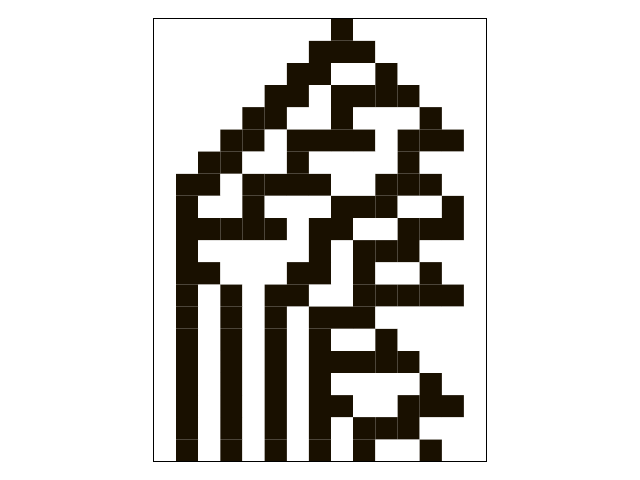

Source code (Python):
import subprocess
import matplotlib
import numpy as np
import matplotlib.pyplot as plt
import matplotlib.animation as animation

from miros import Event
from miros import signals
from miros import HsmWithQueues
from miros import return_status

import math
import pathlib
from collections import deque
from collections import namedtuple

import csv
from functools import reduce
import os
import re

from scipy import fft

White   = 0.1
Default = 0.5
Black   = 0.9

class NCache:

  Bottom_Width = 4
  Spec = namedtuple('Spec', ['width', 'angle_degrees'])

  def __init__(self):
    '''Used to store and describe the characteristics of rule30 within walls

    **Returns**:
       (Ncache): This object

    **Example(s)**:

      nc = NCache()
      csv_filename, movie_filename = nc.build_cache_csv(WallLeftBlackRightBlack,
          start_at=4, upto=200)
      nc.plot_csv(csv_filename)

    '''
    def by_angle(spec):
      return spec.angle_degrees

    def by_width(spec):
      return spec.width

    self.by_angle = by_angle
    self.by_width = by_width
    self._lookup = {}
    self._lookup[4] = 73.7
    self._lookup[5] = 55.3
    self._lookup[6] = 65.3
    self._lookup[7] = 28.2
    self._lookup[8] = 35.2
    self._lookup[9] = 35.5
    self._lookup[10] = 35.7
    self._lookup[11] = 44.4
    self._lookup[12] = 36.0
    self._lookup[13] = 27.7
    self._lookup[14] = 30.2
    self._lookup[15] = 39.2
    self._lookup[16] = 34.0
    self._lookup[17] = 35.3
    self._lookup[18] = 27.7
    self._lookup[19] = 27.5
    self._lookup[20] = 21.9
    self._lookup[21] = 23.1
    self._lookup[22] = 24.0
    self._lookup[23] = 27.7
    self._lookup[24] = 27.5
    self._lookup[25] = 26.9
    self._lookup[26] = 24.7
    self._lookup[27] = 27.0
    self._lookup[28] = 28.7
    self._lookup[29] = 26.4
    self._lookup[30] = 21.9
    self._lookup[31] = 28.5
    self._lookup[32] = 37.7
    self._lookup[33] = 37.7
    self._lookup[34] = 26.9
    self._lookup[35] = 21.9
    self._lookup[36] = 23.6
    self._lookup[37] = 25.7
    self._lookup[38] = 25.4
    self._lookup[39] = 25.3
    self._lookup[40] = 26.6
    self._lookup[41] = 23.6
    self._lookup[42] = 28.5
    self._lookup[43] = 25.1
    self._lookup[44] = 21.0
    self._lookup[45] = 22.8
    self._lookup[46] = 23.6
    self._lookup[47] = 24.4
    self._lookup[48] = 23.6
    self._lookup[49] = 27.2
    self._lookup[50] = 19.6
    self._lookup[51] = 26.4
    self._lookup[52] = 27.4
    self._lookup[53] = 26.2
    self._lookup[54] = 29.9
    self._lookup[55] = 23.7
    self._lookup[56] = 23.6
    self._lookup[57] = 24.4
    self._lookup[58] = 26.6
    self._lookup[59] = 25.8
    self._lookup[60] = 25.2
    self._lookup[61] = 24.2
    self._lookup[62] = 26.9
    self._lookup[63] = 25.8
    self._lookup[64] = 25.1
    self._lookup[65] = 26.0
    self._lookup[66] = 20.6
    self._lookup[67] = 25.3
    self._lookup[68] = 23.3
    self._lookup[69] = 24.7
    self._lookup[70] = 24.4
    self._lookup[71] = 24.5
    self._lookup[72] = 26.7
    self._lookup[73] = 25.0
    self._lookup[74] = 20.2
    self._lookup[75] = 22.2
    self._lookup[76] = 23.9
    self._lookup[77] = 22.4
    self._lookup[78] = 27.7
    self._lookup[79] = 24.2
    self._lookup[80] = 22.9
    self._lookup[81] = 23.6
    self._lookup[82] = 23.0
    self._lookup[83] = 19.1
    self._lookup[84] = 19.9
    self._lookup[85] = 21.0
    self._lookup[86] = 20.0
    self._lookup[87] = 26.2
    self._lookup[88] = 27.7
    self._lookup[89] = 23.8
    self._lookup[90] = 23.1
    self._lookup[91] = 25.2
    self._lookup[92] = 22.5
    self._lookup[93] = 22.8
    self._lookup[94] = 26.4
    self._lookup[95] = 20.7
    self._lookup[96] = 20.8
    self._lookup[97] = 20.1
    self._lookup[98] = 22.6
    self._lookup[99] = 21.3
    self._lookup[100] = 23.4
    self._lookup[100] = 23.4
    self._lookup[101] = 21.5
    self._lookup[102] = 21.7
    self._lookup[103] = 23.1
    self._lookup[104] = 23.0
    self._lookup[105] = 22.4
    self._lookup[106] = 24.7
    self._lookup[107] = 21.4
    self._lookup[108] = 22.1
    self._lookup[109] = 21.7
    self._lookup[109] = 21.7
    self._lookup[110] = 25.3
    self._lookup[111] = 24.0
    self._lookup[112] = 25.6
    self._lookup[113] = 23.6
    self._lookup[114] = 24.8
    self._lookup[115] = 23.3
    self._lookup[116] = 23.6
    self._lookup[117] = 24.9
    self._lookup[118] = 22.6
    self._lookup[119] = 21.4
    self._lookup[120] = 21.1
    self._lookup[121] = 21.5
    self._lookup[122] = 25.2
    self._lookup[123] = 24.7
    self._lookup[124] = 23.0
    self._lookup[125] = 23.1
    self._lookup[126] = 24.2
    self._lookup[127] = 20.4
    self._lookup[128] = 21.3
    self._lookup[129] = 22.1
    self._lookup[130] = 21.6
    self._lookup[131] = 22.8
    self._lookup[132] = 23.0
    self._lookup[133] = 25.0
    self._lookup[134] = 23.9
    self._lookup[135] = 22.6
    self._lookup[136] = 23.4
    self._lookup[137] = 20.7
    self._lookup[138] = 21.7
    self._lookup[139] = 22.2
    self._lookup[140] = 22.0
    self._lookup[141] = 23.1
    self._lookup[142] = 23.0
    self._lookup[143] = 21.8
    self._lookup[144] = 22.2
    self._lookup[145] = 22.1
    self._lookup[146] = 24.4
    self._lookup[147] = 22.5

    
  def get_angle(self, cells_per_generation):
    '''Get the angle of the n-phenomenon for a rule 30 automata held between
    white walls.


    **Note**:
       The angle only applies to rule 30 between white walls

    **Args**:
       | ``cells_per_generation`` (int): how wide is your graphing paper

    **Returns**:
       (float): The observed angle of n-phenomenon for this width of graphing
       paper

    **Example(s)**:


    '''
    
    result = None


    if cells_per_generation in self._lookup:
      result = self._lookup[cells_per_generation]
    elif cells_per_generation < NCache.Bottom_Width:
      result = None
    else:
      def do_sum(x1, x2):
        return x1+x2
      result = reduce(do_sum, self.widest()[15])/15
    return result

  def slowest_n_phenom(self):
    fastest = sorted(
      [NCache.Spec(k,v) for (k,v) in self._lookup.items()],
      key=self.by_angle
    )
    return fastest

  def slowest_n_phenom(self):
    slowest = sorted(
      [NCache.Spec(k,v) for (k,v) in self._lookup.items()],
      key=self.by_angle,
      reverse=True
    )
    return slowest

  def widest(self):
    w = sorted(
      [NCache.Spec(k,v) for (k,v) in self._lookup.items()],
      key=self.by_width,
      reverse=True
    )
    return w

  def thinnest(self):
    w = sorted(
      [NCache.Spec(k,v) for (k,v) in self._lookup.items()],
      key=self.by_width,
    )
    return w

  def build_cache_csv(self, wall_cls, start_at, upto):

    m = re.search(r"(Wall.+)'", str(wall_cls))
    if m: 
      file_start = "rule{}".format(
        re.sub(r'([A-Z]+)', r'_\1', m.group(1)).lower())
    basename = '{}_{}_to_{}'.format(file_start, start_at, upto)
    csv_filename = '{}.csv'.format(basename)
    png_filename = '{}_'.format(basename)

    with open(csv_filename, 'w') as fh:
      writer = csv.writer(fh)
      writer.writerows([['width', 'angle_in_degrees']])

    generations = 50
    width = start_at
    while width < upto:
      filename = "{}{}".format(png_filename, width)
      automata = OneDCellularAutomataWithAngleDiscovery(
        generations=generations,
        machine_cls=Rule30,
        wall_cls=wall_cls,
        cells_per_generation=width
        )
      eco = Canvas(automata)
      eco.save('{}.png'.format(filename), dpi=300)
      angle_degrees = automata.n_angle
      #cmd = 'cmd.exe /C {} &'.format('{}.png'.format(filename))
      #subprocess.Popen(cmd, shell=True)

      if wall_cls == WallLeftWhiteRightWhite or wall_cls == WallLeftBlackRightWhite \
          and (automata.cells_per_generation - len(automata.n_mask) >= 2):
        generations += 50
      elif wall_cls == WallLeftWhiteRightBlack or wall_cls == WallLeftBlackRightBlack \
          and (automata.cells_per_generation - len(automata.n_mask) >= 4):
        generations += 50
      else:
        with open(csv_filename, 'a') as fh:
          writer = csv.writer(fh)
          writer.writerows([[str(width), "{0:0.1f}".format(angle_degrees)]])
        width += 1
        eco.close()
    movie_filename = "{}.mp4".format(png_filename)
    os.system("ffmpeg -f image2 -r 1 -i ./{}\%01d.png -vcodec mpeg4 -y ./{}".format(png_filename, movie_filename))
    return csv_filename, movie_filename

  def plot_csv(self, csv_filename):
    x = []
    y = []
    with open(csv_filename, 'r') as csvfile:
      plots = csv.reader(csvfile, delimiter=',')
      for row in plots:
        try:
          x.append(int(row[0]))
          y.append(float(row[1]))
        except:
          pass
    plt.plot(x, y, label='cells versus angle')
    plt.xlabel('cells per generation')
    plt.ylabel('angle of n phenomenon [degrees]')
    plt.savefig('cells_per_generation_vrs_angle_of_n_phenomenon.svg')
    plt.savefig('cells_per_generation_vrs_angle_of_n_phenomenon.pdf')
    plt.close()

    
class Wall(HsmWithQueues):

  def __init__(self, name='wall'):
    super().__init__(name)
    self.color = None

  def color_number(self):
    return Black if self.color == 'black' else White

def fake_white(wall, e):
  status = return_status.UNHANDLED

  if(e.signal == signals.ENTRY_SIGNAL):
    wall.color = 'white'
    status = return_status.HANDLED
  elif(e.signal == signals.Next):
    status = return_status.HANDLED
  else:
    wall.temp.fun = wall.top
    status = return_status.SUPER
  return status

def fake_black(wall, e):
  status = return_status.UNHANDLED

  if(e.signal == signals.ENTRY_SIGNAL):
    wall.color = 'black'
    status = return_status.HANDLED
  elif(e.signal == signals.Next):
    status = return_status.HANDLED
  else:
    wall.temp.fun = wall.top
    status = return_status.SUPER
  return status

class WallLeftWhiteRightWhite(Wall):
  left_wall = fake_white
  right_wall = fake_white

class WallLeftWhiteRightBlack(Wall):
  left_wall = fake_white
  right_wall = fake_black

class WallLeftBlackRightWhite(Wall):
  left_wall = fake_black
  right_wall = fake_white

class WallLeftBlackRightBlack(Wall):
  left_wall = fake_black
  right_wall = fake_black

class Rule30(Wall):

  def __init__(self, name='cell'):
    super().__init__(name)
    self.left = None
    self.right = None
    self.color = None

def white(cell, e):
  status = return_status.UNHANDLED

  if(e.signal == signals.ENTRY_SIGNAL):
    cell.color = 'white'
    status = return_status.HANDLED
  elif(e.signal == signals.Next):
    if((cell.right.color == 'black' and
        cell.left.color == 'white') or 
       (cell.right.color == 'white' and
        cell.left.color == 'black')):
      status = cell.trans(black)
    else:
      status = return_status.HANDLED
  else:
    cell.temp.fun = cell.top
    status = return_status.SUPER
  return status

def black(cell, e):
  status = return_status.UNHANDLED

  if(e.signal == signals.ENTRY_SIGNAL):
    cell.color = 'black'
    status = return_status.HANDLED
  elif(e.signal == signals.Next):
    if cell.left.color == 'black':
      status = cell.trans(white)
    else:
      status = return_status.HANDLED
  else:
    cell.temp.fun = cell.top
    status = return_status.SUPER
  return status

class Rule30WithQueueDepth(Rule30):

  def __init__(self, name='cell'):
    super().__init__(name)

  @staticmethod
  def queue_depth(cells_per_generation): 

    n_cache = NCache()
    degrees = n_cache.get_angle(cells_per_generation)
    print("degrees {}".format(degrees))

    qd = 1 + math.tan(math.radians(degrees))
    qd *= 0.5*cells_per_generation
    qd = math.floor(qd)

    qd =  0.5 * math.tan(math.radians(degrees))
    qd += 1.0 / math.sqrt(2)
    qd *= cells_per_generation
    qd = math.floor(qd)
    #print(qd)
    #qd = 1
    return qd


class OneDCellularAutomata():
  def __init__(self,
      generations,
      cells_per_generation=None,
      initial_condition_index=None,
      machine_cls=None, 
      wall_cls=None,
      ):
    '''Build a two dimensional cellular automata object which can be advanced with a coroutine.  

    **Args**:
       | ``generations`` (int): how many generations to run (vertical cells)
       | ``cells_per_generation=None`` (int): how many cells across
       | ``initial_condition_index=None`` (int): the starting index cell (make black)
       | ``machine_cls=None`` (Rule): which automata rule to follow
       | ``wall_cls=None`` (Wall): which wall rules to follow

    **Returns**:
       (OneDCellularAutonomata): an automata object

    **Example(s)**:
      
    .. code-block:: python
     
      # build an automata using rule 30 with white walls
      # it should be 50 cells across
      # and it should run for 1000 generations
      ma = OneDCellularAutomata(
        machine_cls=Rule30,
        generations=1000,
        wall_cls=WallLeftWhiteRightWhite,
        cells_per_generation=50
      )

      # to get the generator for this automata
      generation = automata.make_generation_coroutine()

      # to advance a generation (first one will initialize it)
      next(generation)

      # to get the color codes from it's two dimension array
      automata.Z

      # to advance a generation
      next(generation)

    '''
    self.machine_cls = machine_cls
    self.wall_cls = wall_cls

    if machine_cls is None:
      self.machine_cls = Rule30

    if wall_cls is None:
      self.wall_cls = WallLeftWhiteRightWhite

    self.generations = generations
    self.cells_per_generation = cells_per_generation

    # if they haven't specified cells_per_generation set it
    # so that the cells appear square on most terminals
    if cells_per_generation is None:
      # this number was discovered through trial and error
      # matplotlib seems to be ignoring the aspect ratio
      self.cells_per_generation = round(generations*17/12)

    self.initial_condition_index = round(self.cells_per_generation/2.0) \
      if initial_condition_index is None else initial_condition_index

    self.generation = None

    self.left_wall=self.wall_cls.left_wall
    self.right_wall=self.wall_cls.right_wall

  def make_and_start_left_wall_machine(self):
    '''make and start the left wall based on the wall_cls'''
    wall = self.wall_cls()
    wall.start_at(self.wall_cls.left_wall)
    return wall

  def make_and_start_right_wall_machine(self):
    '''make and start the right wall based on the wall_cls'''
    wall = self.wall_cls()
    wall.start_at(self.wall_cls.right_wall)
    return wall

  def initial_state(self):
    '''initialize the 2d cellular automata'''
    Z = np.full([self.generations, self.cells_per_generation], Black, dtype=np.float32)

    # create a collections of unstarted machines
    self.machines = []
    for i in range(self.cells_per_generation-2):
      self.machines.append(self.machine_cls())

    left_wall = self.make_and_start_left_wall_machine()
    right_wall = self.make_and_start_right_wall_machine()

    # unstarted machines sandwiched between unstarted boundaries
    self.machines = [left_wall] + self.machines + [right_wall]

    # start the boundaries in their holding color
    self.machines[0].start_at(fake_white)
    self.machines[-1].start_at(fake_white)

    # start most of the machines in white except for the one at the
    # intial_condition_index
    for i in range(1, len(self.machines)-1):
      if i != self.initial_condition_index:
        self.machines[i].start_at(white)
      else:
        self.machines[i].start_at(black)

    # we have created a generation, so count down by one
    self.generation = self.generations-1

    ## draw our boundaries once, since they aren't going to change
    Z[:, 0] = self.machines[0].color_number()
    Z[:, Z.shape[-1]-1] = self.machines[-1].color_number()

    self.Z = Z

  def next_generation(self):
    '''create the next row of the 2d cellular automata, update the color map Z'''
    Z = self.Z
    if self.generation == self.generations-1:
      # draw the first row
      for i, machine in enumerate(self.machines):
        Z[self.generations-1, i] = machine.color_number()
    else:
      # draw every other row
      Z = self.Z
      new_machines = []
      for i in range(1, (len(self.machines)-1)):
        old_left_machine = self.machines[i-1]
        old_machine = self.machines[i]
        old_right_machine = self.machines[i+1]
        
        new_machine = self.machine_cls()
        new_machine.start_at(old_machine.state_fn)
        new_machine.left = old_left_machine
        new_machine.right = old_right_machine
        new_machines.append(new_machine)

      left_wall = self.make_and_start_left_wall_machine()
      right_wall = self.make_and_start_right_wall_machine()
      new_machines = [left_wall] + new_machines + [right_wall]

      for i, machine in enumerate(new_machines):
        machine.dispatch(Event(signal=signals.Next))
        Z[self.generation, i] = machine.color_number()
      self.machines = new_machines[:]

    self.Z = Z
    self.generation -= 1

  def make_generation_coroutine(self):
    '''create a coroutine, which can be used as many times needed'''
    self.initial_state()
    yield self.Z
    while True:
      self.next_generation()
      yield self.Z

class OneDCellularAutomataWithAngleDiscovery(OneDCellularAutomata):

    def __init__(self, 
        generations, 
        cells_per_generation=None, 
        initial_condition_index=None,
        machine_cls=None,
        wall_cls=None):

      super().__init__(
        generations,
        cells_per_generation,
        initial_condition_index,
        machine_cls,
        wall_cls)

      self.black_mask = np.array([Black], dtype=np.float32)
      self.white_mask = np.array([White], dtype=np.float32)

      if self.wall_cls == WallLeftWhiteRightBlack or \
        self.wall_cls == WallLeftWhiteRightWhite:
        self.n_mask = np.concatenate(
           (self.white_mask, self.black_mask), axis=0)
      else:
        self.n_mask = np.concatenate(
           (self.black_mask, self.white_mask), axis=0)
      self.n_angle = 90

    def build_next_mask(self):

      if self.wall_cls == WallLeftBlackRightBlack or \
        self.wall_cls == WallLeftBlackRightWhite:

        if abs(self.n_mask[-1] - White) < 0.001:
          self.n_mask = np.concatenate(
            (self.n_mask, self.black_mask), axis=0)
        else:
          self.n_mask = np.concatenate(
            (self.n_mask, self.white_mask), axis=0)
      else:
        if abs(self.n_mask[-1] - White) < 0.001:
          self.n_mask = np.concatenate(
            (self.n_mask, self.black_mask), axis=0)
        else:
          self.n_mask = np.concatenate(
            (self.n_mask, self.white_mask), axis=0)

    def update_angle(self):

      previous_generation = self.generation+1
      row_to_check = self.Z[previous_generation]
      sub_row_to_check = row_to_check[0:len(self.n_mask)]

      if np.array_equal(self.n_mask, sub_row_to_check):

        self.nothing_at_row = self.generations-previous_generation + 1
        adjacent = self.nothing_at_row
        adjacent -= (self.cells_per_generation / math.sqrt(2.0))
        opposite = self.cells_per_generation
        self.n_angle = math.degrees(math.atan(opposite/adjacent))

        self.build_next_mask()

    def next_generation(self):
      super().next_generation()
      self.update_angle()

class OneDCellularAutonomataWallRecursion(OneDCellularAutomata):

  def __init__(self, 
      generations, 
      cells_per_generation=None, 
      initial_condition_index=None,
      machine_cls=None,
      wall_cls=None,
      queue_depth=None):
    '''short description

    longer description

    **Note**:
       Do this not that recommendation

    **Args**:
       | ``generations`` (type1): 
       | ``cell_per_generation`` (type1): 
       | ``initial_condition_index`` (type1): 
       | ``machine_cls`` (type1): 
       | ``wall_cls`` (type1): 

    **Returns**:
       (type): 

    **Example(s)**:

    '''
    super().__init__(
      generations,
      cells_per_generation,
      initial_condition_index,
      machine_cls,
      wall_cls)

    half_point = round(self.cells_per_generation/2.0)
    self.core_machine_index = half_point

    if queue_depth is None:
      queue_depth = 1
    else:
      queue_depth = queue_depth

    self.core_colors = deque(maxlen=queue_depth)
    self.core_code = []
    self.middle_numbers = []
    self.for_pattern_search = [[] for i in range(self.cells_per_generation)]

    for i in range(4):
      self.core_colors.append('white')
      self.core_code.append(0)
    self.wall_cls = WallLeftWhiteRightWhite

  def initial_state(self):
    super().initial_state()
    self.update_core_code()
    self.core_code = [1 if i == 'black' else 0 for i in self.core_colors]
    self.set_wall_class()

  def next_generation(self):
    super().next_generation()
    self.update_core_code()
    row_number = self.generation+1
    for col_number in range(self.Z.shape[1]):
      cell_color = self.Z[row_number, col_number]
      self.for_pattern_search[col_number].append(1.0 if abs(cell_color-Black)<0.01 else 0.0)
    self.set_wall_class()

  def update_core_code(self):
    self.core_colors.append(self.machines[self.core_machine_index].color)
    self.core_code = [1 if i == 'black' else 0 for i in self.core_colors]

  def set_wall_class(self):

    number = 0
    for index, value in enumerate(self.core_code[0:4]):
      number += value * 2**index

    if number == 1:
      cls = WallLeftWhiteRightBlack
    elif number == 2:
      cls = WallLeftBlackRightWhite
    elif number == 3:
      cls = WallLeftBlackRightBlack
    else:
      cls = WallLeftWhiteRightWhite

    self.wall_cls = cls

  def make_and_start_left_wall_machine(self):
    cls = self.wall_cls
    wall = cls()
    wall.start_at(cls.left_wall)
    return wall

  def make_and_start_right_wall_machine(self):
    cls = self.wall_cls
    wall = cls()
    wall.start_at(cls.right_wall)
    return wall


class OneDCellularAutonomataWallRecursionUsingAngle(OneDCellularAutomata):

  def __init__(self, 
      generations, 
      cells_per_generation=None, 
      initial_condition_index=None,
      machine_cls=None,
      wall_cls=None,
      order_scalar=None):
    '''short description

    longer description

    **Note**:
       Do this not that recommendation

    **Args**:
       | ``generations`` (type1): 
       | ``cell_per_generation`` (type1): 
       | ``initial_condition_index`` (type1): 
       | ``machine_cls`` (type1): 
       | ``wall_cls`` (type1): 
       | ``order_scalar`` (type1): 

    **Returns**:
       (type): 

    **Example(s)**:

    '''
    super().__init__(
      generations,
      cells_per_generation,
      initial_condition_index,
      machine_cls,
      wall_cls)

    half_point = round(self.cells_per_generation/2.0)
    self.core_machine_index = half_point
    self.order_scalar = order_scalar
    if order_scalar is None:
      self.order_scalar = 1

    if hasattr(machine_cls, 'queue_depth'):
      queue_depth = machine_cls.queue_depth(self.cells_per_generation)
      queue_depth *= self.order_scalar
    else:
      queue_depth = self.cells_per_generation*self.order_scalar/2.0
    queue_depth = math.floor(queue_depth)
    print(queue_depth)

    self.core_colors = deque(maxlen=queue_depth)
    self.core_code = []
    self.middle_numbers = []
    self.for_pattern_search = [[] for i in range(self.cells_per_generation)]

    for i in range(4):
      self.core_colors.append('white')
      self.core_code.append(0)

    self.wall_cls = WallLeftWhiteRightWhite

  def initial_state(self):
    super().initial_state()
    self.update_core_code()
    self.core_code = [1 if i == 'black' else 0 for i in self.core_colors]
    self.set_wall_class()

  def next_generation(self):
    super().next_generation()
    self.update_core_code()
    row_number = self.generation+1
    for col_number in range(self.Z.shape[1]):
      cell_color = self.Z[row_number, col_number]
      self.for_pattern_search[col_number].append(1.0 if abs(cell_color-Black)<0.01 else 0.0)
    self.set_wall_class()

  def update_core_code(self):
    self.core_colors.append(self.machines[self.core_machine_index].color)
    self.core_code = [1 if i == 'black' else 0 for i in self.core_colors]

  def set_wall_class(self):

    number = 0
    for index, value in enumerate(self.core_code[0:4]):
      number += value * 2**index

    if number == 1:
      cls = WallLeftWhiteRightBlack
    elif number == 2:
      cls = WallLeftBlackRightWhite
    elif number == 3:
      cls = WallLeftBlackRightBlack
    else:
      cls = WallLeftWhiteRightWhite

    self.wall_cls = cls

  def make_and_start_left_wall_machine(self):
    cls = self.wall_cls
    wall = cls()
    wall.start_at(cls.left_wall)
    return wall

  def make_and_start_right_wall_machine(self):
    cls = self.wall_cls
    wall = cls()
    wall.start_at(cls.right_wall)
    return wall

class Canvas():
  def __init__(self, automata, title=None):
    '''Animate 2D graphing paper, or static file describing a automata

    Given an ma, which has a ``make_generation_coroutine`` coroutine generator, an
    animation can be build by calling this coroutine for as many generations are
    required.

    **Note**:
       This ``automata`` object needs to provide a ``make_generation_coroutine`` method which
       returns a coroutine which can be called with ``next``.

    **Args**:
       | ``automata`` (OneDCellularAutomata): 
       | ``title=None`` (string): An optional title

    **Returns**:
       (Canvas): this object

    **Example(s)**:
      
    .. code-block:: python
       
       eco1 = Canvas(ma)
       eco1.run_animation(1200, interval=10)  # 10 ms
       eco1.save('eco1.mp4')

       eco2 = Canvas(automata)
       eco2 = save('eco2.pdf, generations=100)

    '''
    self.fig, self.ax = plt.subplots()
    if title:
      self.ax.set_title(title)
    self.automata = automata
    self.generation = automata.make_generation_coroutine()
    self.ax.set_yticklabels([])
    self.ax.set_xticklabels([])
    self.ax.set_aspect(1.0)
    self.ax.xaxis.set_ticks_position('none')
    self.ax.yaxis.set_ticks_position('none')
    self.fig.tight_layout()
    # seventies orange/browns looking color map
    self.cmap = matplotlib.colors.LinearSegmentedColormap.from_list(
      'oranges', ['#ffffff', '#ffa501', '#b27300', '#191000'])
    self.grid = self.ax.pcolormesh(next(self.generation), cmap=self.cmap)

  def init(self):
    '''animation initialization callback

    **Note**:
       This not needed by our animation, but it is needed by the library we are
       calling, so we just stub it out

    **Returns**:
       (tuple): (self.grid,)

    '''
    return (self.grid,)

  def animate(self, i):
    '''animation callback.

    This method will be called for each i frame of the animation.  It creates
    the next generation of the automata then it updates the pcolormesh using the
    set_array method.

    **Args**:
       | ``i`` (int): animation frame number

    **Returns**:
       (tuple): (self.grid,)

    '''
    self.Z = next(self.generation)
    # set_array only accepts a 1D argument
    # so flatten Z before feeding it into the grid arg
    self.grid.set_array(self.Z.ravel())
    return (self.grid,)
  
  def run_animation(self, generations, interval):
    '''Run an animation of the automata.

    **Args**:
       | ``generations`` (int): number of automata generations
       | ``interval`` (int): movie frame interval in ms

    **Example(s)**:

    .. code-block:: python

      eco = Canvas(automata)
      eco.run_animation(1200, interval=20)  # 20 ms

    '''
    self.anim = animation.FuncAnimation(
      self.fig, self.animate, init_func=self.init,
      frames=generations, interval=interval,
      blit=False)

  def save(self, filename=None, generations=0):
    '''save an animation or run for a given number of generations and save as a
       static file (pdf, svg, .. etc)

    **Note**:
       This function will save as many different static file formats as are
       supported by matplot lib, since it uses matplotlib.

    **Args**:
       | ``filename=None`` (string): name of the file
       | ``generations=0`` (int): generations to run if the files doesn't have a
       |                          'mp4' extension and hasn't been animated before


    **Example(s)**:

       eco1 = Canvas(ma)
       eco1.run_animation(50, 10)
       eco1.save('rule_30.mp4)
       eco1.save('rule_30.pdf)

       eco2 = Canvas(ma)
       eco1.save('rule_30.pdf', generations=40)

    '''
  def save(self, filename=None, generations=0, dpi=100):

    if pathlib.Path(filename).suffix == '.mp4':
      self.anim.save(filename) 
    else:
      if self.automata.generation > 0:
        for i in range(self.automata.generations):
          next(self.generation)
        self.ax.pcolormesh(self.automata.Z, cmap=self.cmap)
      #for item in [self.fig, self.ax]:
      #  item.patch.set_visible(False)
      self.ax.axis('off')
      plt.savefig(filename, dpi=dpi) 

  def close(self):
    plt.close(self.fig)



#width = 22
width = 22
generations = 400
queue_depth = 20
# 10, queue_depth = 2, 37
# 10, queue_depth = 3, 51
# 10, queue_depth = 4, 14
# 10, queue_depth = 5, 16
# 10, queue_depth = 6, 35
# 10, queue_depth = 7, 30  # lots of veritical lines
# 10, queue_depth = 8, 65  #
# 10, queue_depth = 9, 24  #
# 10, queue_depth = 10, 52 (degrees 35.7)
# 10, queue_depth = 11, 110
# 10, queue_depth = 12, 30
# 10, queue_depth = 13, 32
# 11, queue_depth = 2, 53
# 11, queue_depth = 3, 5
# 11, queue_depth = 4, 24
# 11, queue_depth = 5, 57
# 11, queue_depth = 6, 28
# 11, queue_depth = 7, 30
# 11, queue_depth = 8, 32
# 11, queue_depth = 9, 27
# 11, queue_depth = 10, 36
# 11, queue_depth = 11, 42
# 11, queue_depth = 12, 80
# 11, queue_depth = 13, 42 (degrees 44.4)
# 11, queue_depth = 14, 84
# 11, queue_depth = 15, 46
# 11, queue_depth = 16, 48
# 11, queue_depth = 17, 50
# 11, queue_depth = 18, 52
# 12, queue_depth = 2, 16
# 12, queue_depth = 3, 35
# 12, queue_depth = 4, 24
# 12, queue_depth = 5, 26
# 12, queue_depth = 6, 39
# 12, queue_depth = 7, 58
# 12, queue_depth = 8, 19
# 12, queue_depth = 9, 14
# 12, queue_depth = 10, 46
# 12, queue_depth = 11, 36
# 12, queue_depth = 12, 53 (degrees 36.0)
# 12, queue_depth = 13, 32
# 12, queue_depth = 14, 42  # need 600 to find it
# 12, queue_depth = 15, 276
# 12, queue_depth = 16, 46
# 12, queue_depth = 17, 13
# 12, queue_depth = 18, 25
# 13, queue_depth = 2, 16
# 13, queue_depth = 3, 5 
# 13, queue_depth = 4, 9 
# 13, queue_depth = 5, 12
# 13, queue_depth = 6, 46
# 13, queue_depth = 7, 34
# 13, queue_depth = 8, 15
# 13, queue_depth = 9, 65
# 13, queue_depth = 10, 139
# 13, queue_depth = 11, 24
# 13, queue_depth = 12, 44 (degrees 27.7)
# 13, queue_depth = 13, 121
# 13, queue_depth = 14, 35
# 13, queue_depth = 15, 157
# 13, queue_depth = 16, 318
# 13, queue_depth = 17, 465
# 13, queue_depth = 18, 278
# 13, queue_depth = 19, 76
# 13, queue_depth = 20, 225
# 13, queue_depth = 21, 197
# 13, queue_depth = 22, 384
# 13, queue_depth = 23, 30
# 13, queue_depth = 24, 162
# 14, queue_depth = 2, 42
# 14, queue_depth = 3, 43
# 14, queue_depth = 4, 13
# 14, queue_depth = 5, 20
# 14, queue_depth = 6, 26
# 14, queue_depth = 7, 9
# 14, queue_depth = 8, 32
# 14, queue_depth = 9, 176
# 14, queue_depth = 10, 271
# 14, queue_depth = 11, 279
# 14, queue_depth = 12, 20
# 14, queue_depth = 13, 236 (degrees 30.2)
# 14, queue_depth = 14, 395
# 14, queue_depth = 15, 66
# 14, queue_depth = 16, 208
# 14, queue_depth = 17, 13
# 14, queue_depth = 18, 338
# 14, queue_depth = 19, 195
# 14, queue_depth = 20, 228
# 14, queue_depth = 21, 98
# 14, queue_depth = 22, 210
# 14, queue_depth = 23, 255
# 14, queue_depth = 24, 1450
# 14, queue_depth = 25, 32
# 14, queue_depth = 26, 1223
# 14, queue_depth = 27, 287
# 14, queue_depth = 28, 1012
# 14, queue_depth = 29, 610
# 15, queue_depth = 4, 44
# 15, queue_depth = 5, 160
# 15, queue_depth = 6, 134
# 15, queue_depth = 7, 60
# 15, queue_depth = 8, 58
# 15, queue_depth = 9, 48
# 15, queue_depth = 10, 52
# 15, queue_depth = 11, 200
# 15, queue_depth = 12, 160
# 15, queue_depth = 13, 74
# 15, queue_depth = 14, 429
# 15, queue_depth = 15, 541
# 15, queue_depth = 16, 1022 (39.2)
# 15, queue_depth = 17, 73
# 15, queue_depth = 18, 17
# 15, queue_depth = 19, 271
# 15, queue_depth = 20, 232
# 15, queue_depth = 21, 534
# 15, queue_depth = 22, 564
# 15, queue_depth = 23, 1210
# 15, queue_depth = 24, 258
# 15, queue_depth = 25, 630
# 16, queue_depth = 2, 111
# 16, queue_depth = 3, 18
# 16, queue_depth = 4, 42
# 16, queue_depth = 5, 123
# 16, queue_depth = 6, 74
# 16, queue_depth = 7, 35
# 16, queue_depth = 8, 288
# 16, queue_depth = 9, 310
# 16, queue_depth = 10, 42
# 16, queue_depth = 11, 582
# 16, queue_depth = 12, 46
# 16, queue_depth = 13, 40
# 16, queue_depth = 14, 86
# 16, queue_depth = 15, 252
# 16, queue_depth = 16, 378 (34.0 degrees)
# 16, queue_depth = 17, 180
# 16, queue_depth = 18, 900
# 16, queue_depth = 19, 288
# 16, queue_depth = 20, 541
# 16, queue_depth = 21, 1746
# 16, queue_depth = 22, 1017
# 16, queue_depth = 23, 117
# 16, queue_depth = 24, 1162
# 16, queue_depth = 25, 551
# 16, queue_depth = 26, 1182
# 17, queue_depth = 5, 36
# 17, queue_depth = 6, 47
# 17, queue_depth = 7, 270
# 17, queue_depth = 8, 164
# 17, queue_depth = 9, 92
# 17, queue_depth = 10, 42
# 17, queue_depth = 11, 179
# 17, queue_depth = 12, 433
# 17, queue_depth = 13, 448
# 17, queue_depth = 14, 238
# 17, queue_depth = 15, 120
# 17, queue_depth = 16, 60
# 17, queue_depth = 17, 1054
# 17, queue_depth = 18, 441 (35.3)
# 17, queue_depth = 19, 1149
# 17, queue_depth = 20, 390
# 17, queue_depth = 21, 1582
# 17, queue_depth = 22, 600
# 17, queue_depth = 23, 3305
# 17, queue_depth = 24, 214
# 17, queue_depth = 25, 2810
# 18, queue_depth = 4, 97
# 18, queue_depth = 5, 90
# 18, queue_depth = 6, 158
# 18, queue_depth = 7, 82
# 18, queue_depth = 8, 192
# 18, queue_depth = 9, n-ph at 319
# 18, queue_depth = 10, 70
# 18, queue_depth = 11, 101
# 18, queue_depth = 12, 200
# 18, queue_depth = 13, 586
# 18, queue_depth = 14, 597
# 18, queue_depth = 15, 24
# 18, queue_depth = 16, 430
# 18, queue_depth = 17, 860 (27.7 degrees)
# 18, queue_depth = 18, 459
# 18, queue_depth = 19, 605
# 18, queue_depth = 20, 532
# 18, queue_depth = 21, 609
# 18, queue_depth = 22, 2356
# 18, queue_depth = 23, 1730
# 18, queue_depth = 24, 908
# 18, queue_depth = 25, 734
# 18, queue_depth = 26, 1513
# 18, queue_depth = 27, 1653
# 18, queue_depth = 28, 165
# 18, queue_depth = 29, 954
# 18, queue_depth = 30, 682
# 19, queue_depth = 4, 11
# 19, queue_depth = 5, 75
# 19, queue_depth = 6, 91
# 19, queue_depth = 7, 99
# 19, queue_depth = 8, 43
# 19, queue_depth = 9, 33
# 19, queue_depth = 10, 33
# 19, queue_depth = 11, 144
# 19, queue_depth = 12, 134
# 19, queue_depth = 13, 70
# 19, queue_depth = 14, 252
# 19, queue_depth = 15, 250
# 19, queue_depth = 16, 155
# 19, queue_depth = 17, 677
# 19, queue_depth = 18, 1943 (27.5)
# 19, queue_depth = 19, 1299
# 19, queue_depth = 20, 130
# 19, queue_depth = 21, 2689
# 19, queue_depth = 22, 5168
# 19, queue_depth = 23, 1602
# 19, queue_depth = 24, 922
# 19, queue_depth = 25, 2080
# 19, queue_depth = 26, 2895
# 19, queue_depth = 27, 5341
# 19, queue_depth = 28, 3520
# 20, queue_depth = 4, 11
# 20, queue_depth = 5, 75
# 20, queue_depth = 6, 91
# 20, queue_depth = 7, 99
# 20, queue_depth = 8, 43
# 20, queue_depth = 9, 279
# 20, queue_depth = 10, 213
# 20, queue_depth = 11, 202
# 20, queue_depth = 12, 327
# 20, queue_depth = 13, 792
# 20, queue_depth = 14, 490
# 20, queue_depth = 15, 1436
# 20, queue_depth = 16, 1349
# 20, queue_depth = 17, 556
# 20, queue_depth = 18, 1171 (21.9 degrees)
# 20, queue_depth = 19, 172
# 20, queue_depth = 20, 333
# 20, queue_depth = 21, 2912
# 20, queue_depth = 22, 2054
# 20, queue_depth = 23, 5769
# 20, queue_depth = 24, 1546
# 20, queue_depth = 25, 579
# 20, queue_depth = 26, 400
# 20, queue_depth = 27, 4535
# 20, queue_depth = 28, 9075
# 20, queue_depth = 29, 9709
# 20, queue_depth = 30, 1697
# 21, queue_depth = 2, 615
# 21, queue_depth = 3, 333
# 21, queue_depth = 4, 2912
# 21, queue_depth = 5, 422
# 21, queue_depth = 6, 534
# 21, queue_depth = 7, 113
# 21, queue_depth = 8, 429
# 21, queue_depth = 9, 82
# 21, queue_depth = 10, 79
# 21, queue_depth = 11, 551
# 21, queue_depth = 12, 862
# 21, queue_depth = 13, 2159
# 21, queue_depth = 14, 91
# 21, queue_depth = 15, 526
# 21, queue_depth = 16, 1327
# 21, queue_depth = 17, 837
# 21, queue_depth = 18, 1429
# 21, queue_depth = 19, 1173 (degrees 23.1)
# 21, queue_depth = 20, 220
# 21, queue_depth = 21, 3706
# 21, queue_depth = 22, 300
# 21, queue_depth = 23, 27
# 21, queue_depth = 24, 3090
# 21, queue_depth = 25, 6036
# 21, queue_depth = 26, 44
# 21, queue_depth = 27, 3416
# 21, queue_depth = 28, 9032
# 21, queue_depth = 29, 2067
# 21, queue_depth = 30, 9151
# 22, queue_depth = 2, 113
# 22, queue_depth = 3, 58
# 22, queue_depth = 4, 350
# 22, queue_depth = 5, 120
# 22, queue_depth = 6, at 197 overtaken
# 22, queue_depth = 7, at 135 overtaken
# 22, queue_depth = 8, at 169 overtaken
# 22, queue_depth = 9, 47
# 22, queue_depth = 10, at 123 overtaken
# 22, queue_depth = 11, at 330 overtaken
# 22, queue_depth = 12, at 219
# 22, queue_depth = 13, at 981 overtaken
# 22, queue_depth = 14, at 569 overtaken
# 22, queue_depth = 15, at 763 overtaken (12 starts)
# 22, queue_depth = 16, at 398 overtaken (12 starts)
# 22, queue_depth = 17, 694
# 22, queue_depth = 18, 584
# 22, queue_depth = 19, 373
# 22, queue_depth = 20, at 357 overtaken by the nothing (24.0 degrees)
# 22, queue_depth = 21, at 759 overtaken by the nothing
# 22, queue_depth = 22, at 433 overtaken by the nothing
# 22, queue_depth = 23, at 266 overtaken by the nothing
# 22, queue_depth = 24, 204
# 22, queue_depth = 25, at 4395 overtaken by the nothing
# 22, queue_depth = 26, 527
# 22, queue_depth = 27, 1138
# 22, queue_depth = 28, at 3383 overtaken by the nothing
# 22, queue_depth = 29, at 3562 overtaken by the nothing
# 22, queue_depth = 30, at 148 overtaken by the nothing
# 22, queue_depth = 31, at 4611 overtaken by the nothing
ma = OneDCellularAutonomataWallRecursion(
  generations=generations,
  machine_cls=Rule30WithQueueDepth,
  cells_per_generation=width,
  queue_depth=queue_depth,
  )
#ma = OneDCellularAutonomataWallRecursionUsingAngle(
#  generations=generations,
#  machine_cls=Rule30WithQueueDepth,
#  cells_per_generation=width,
#  )
# no pattern found for 12/2
# 15: 32768, 1022

#nc = NCache()
#csv_filename, movie_filename = nc.build_cache_csv(WallLeftBlackRightBlack,
#    start_at=4, upto=200)
#nc.plot_csv(csv_filename)
filename = "rule_30_rec_walls_{}_queue_{}_gen_{}".format(width, queue_depth, generations)
#ma = OneDCellularAutomataWithAngleDiscovery(
#  generations=generations,
#  machine_cls=Rule30,
#  wall_cls=WallLeftWhiteRightWhite,
#  cells_per_generation=width
#  )
eco = Canvas(ma)
# 43 seconds with generations = 200
eco.run_animation(generations, interval=100)
movie_filename = '{}.mp4'.format(filename)
eco.save(movie_filename)
png = '{}.png'.format(filename)
eco.save(png)

eco.save('{}.pdf'.format(filename))
eco.close()
cmd = 'cmd.exe /C {} &'.format('{}.pdf'.format(filename))
subprocess.Popen(cmd, shell=True)

def autocorrelate(x):
  '''

  compute the autocorrelation of vector x

  **Args**:
     | ``x`` (list): a list containing where each element is a 1.0 or 0.0

  **Returns**:
     (list): the autocorrelation for the list
  '''
  result = np.correlate(x, x, mode='full')
  # don't include the correletion with itself
  result[result.size//2] = 0
  return result[result.size//2:]

# a specific column can repeat, while the other columns change
# for this reason we need to multiply the spectrums together so
# as to find where the real pattern repetitions take place
max_c_indexs = []
column_correlations = []
for i in range(width):
  column_correlations.append(autocorrelate(ma.for_pattern_search[i]))
  max_index = np.argmax(column_correlations[-1])
  max_c_indexs.append(max_index)

collective_correlations = column_correlations[0]
for correlation in column_correlations[1:]:
  collective_correlations = np.multiply(collective_correlations, correlation)

fig = plt.figure()
autocorrelation_filename = "autocorrection.pdf"
#plt.plot(pattern_index, collective_autocorrelation_fft_product)
#plt.plot(pattern_index, cc)
plt.plot([i for i in range(len(collective_correlations))], collective_correlations)
plt.savefig(autocorrelation_filename, dpi=300)

of_interest = []
for i in range(10):
  max_index = np.argmax(collective_correlations)
  of_interest.append(max_index)
  collective_correlations[max_index] = 0

print(of_interest)

cmd = 'cmd.exe /C {} &'.format(movie_filename)
subprocess.Popen(cmd, shell=True)

cmd = 'cmd.exe /C {} &'.format(autocorrelation_filename)
subprocess.Popen(cmd, shell=True)
#print(width)
#print(ma.n_angle)
#
#cell = Rule30('bob')
